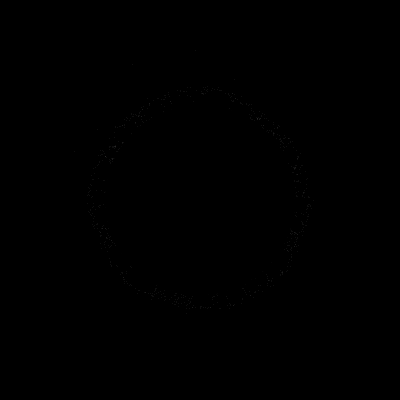
Frame 1 (no input)
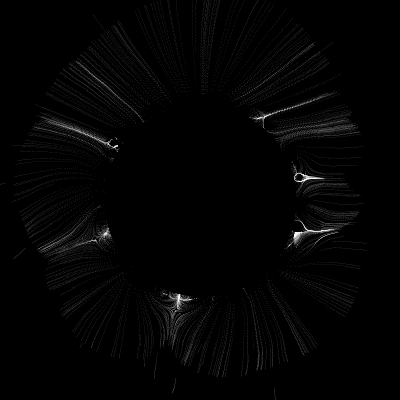
Frame 60 (the mouse pressed at the canvas centre just before this capture)
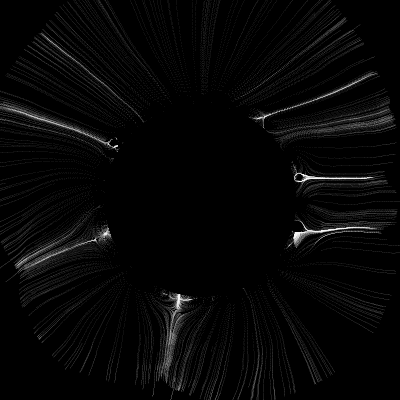
Frame 120 (the mouse held since frame 60 and released just before this capture)

The Processing sketch that drew these frames (run headless with seeded random() and noise(); from frame 60 on, the mouse is pressed at the canvas centre):

// Processing sketch: particles2
// ── particles2.pde
//Raven Kwok (aka Guo Ruiwen)
//ravenkwok.com
/*
Inspired by Ale's(http://openprocessing.org/user/12899) drawingMachine_10(http://openprocessing.org/sketch/34320).
*/

ParticleController pc;

void setup(){
  size(400,400);
  smooth();
  background(0);
  pc = new ParticleController();
  pc.pAddCircle(1000,100);
  pc.iAddCircle(100,100);
}

void draw(){
  pc.update(10);
  pc.display();
  fill(0);
  stroke(0);
  ellipse(width/2, height/2, 190, 190);
}

void keyPressed(){
  if(key == 'r'){
    background(0);
    pc = new ParticleController();
    pc.pAddCircle(1000,100);
    pc.iAddCircle(100,100);
  }
}
class Interference{
  
  String mode; 
  PVector mLoc;
  float range;
  
  Interference(float x, float y){
    
    mLoc = new PVector(x,y);
    
    float randFloat = random(1);
    if(randFloat<0.5) mode = "ATTRACT";
    else mode = "REJECT";
    
    range = random(0,300);
  }
}
class Particle {

  PVector mLoc;
  PVector dir;

  Particle(float x, float y) {
    mLoc = new PVector(x, y);
  }

  void update(Interference itf, float force) {
    float distance = dist(itf.mLoc.x, itf.mLoc.y, mLoc.x, mLoc.y);
    if (distance<itf.range) {
      if (itf.mode.equals("ATTRACT")) {
        dir = PVector.sub(itf.mLoc, mLoc);
      }
      else {
        dir = PVector.sub(mLoc, itf.mLoc);
      }
      dir.normalize();
      dir.mult(force/distance);
      mLoc.add(dir);
    }
  }

  void display() {
    stroke(255, 20);
    point(mLoc.x, mLoc.y);
  }
}
class ParticleController{
  
  Interference [] interferences;
  Particle [] particles;
  
  ParticleController(){
  }
  
  void pAddCircle(int amt, float rRange){
    particles = new Particle[amt];
    for(int i=0;i<amt;i++){
      float r = rRange;
      float randDegree = random(360);
      float x = cos(radians(randDegree))*r*random(0.9, 1.1) +width/2;
      float y = sin(radians(randDegree))*r*random(0.9, 1.1)+height/2;
      particles[i] = new Particle(x,y);
    }
  }
  
  void iAddCircle(int amt, float rRange){
    interferences = new Interference[amt];
    for(int i=0;i<amt;i++){
      float r = rRange;
      float randDegree = random(360);
      float x = cos(radians(randDegree))*r+width/2;
      float y = sin(radians(randDegree))*r+height/2;
      interferences[i] = new Interference(x,y);
    }
  }
  
  void update(float force){
    for(int i=0;i<interferences.length;i++){
      for(int j=0;j<particles.length;j++){
        particles[j].update(interferences[i],force);
      }
    }
  }
  
  void display(){
    for(int i=0;i<particles.length;i++){
      particles[i].display();
    }
  }
}
